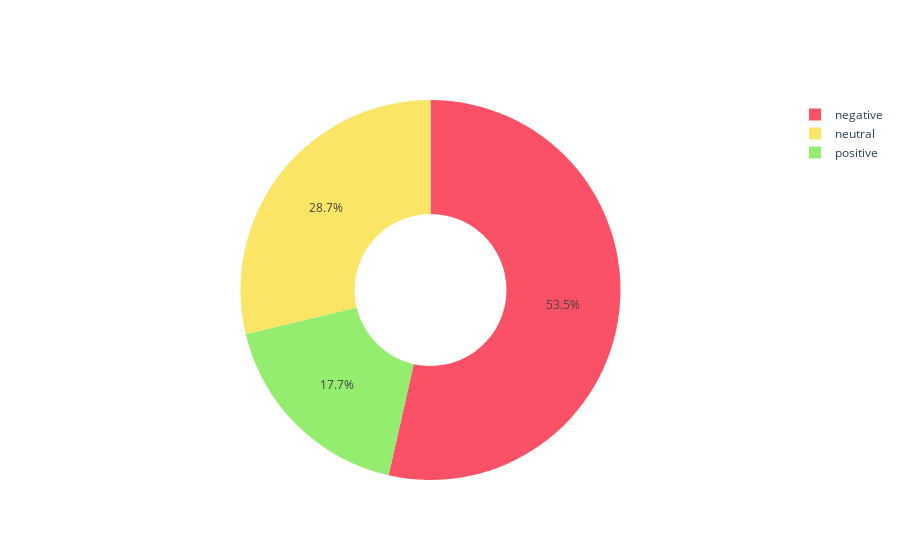

The notebook cell this image was saved under:
### Code cell
# Donut Chart

import plotly.graph_objects as go
from collections import Counter

values = []
for counts in Counter(polarities).values():
    values.append(counts)
labels = list(set(polarities))

# Negative , neutral, positive
colors =  ['rgb(251, 81, 102)', 'rgb(251, 229, 102)', 'rgb(149, 237, 111)']
# pull is given as a fraction of the pie radius
fig = go.Figure(data=[go.Pie( hole=.4, labels=labels, values=values, marker_colors=colors, pull=[0, 0, 0, 0])])
fig.show()

### Figure 1 — Plotly figure (JSON) as saved in the notebook; plotly's stock layout.template omitted (floating-point values rounded to 4 significant figures)
{"data": [{"hole": 0.4, "labels": ["negative", "neutral", "positive"], "marker": {"colors": ["rgb(251, 81, 102)", "rgb(251, 229, 102)", "rgb(149, 237, 111)"]}, "pull": [0, 0, 0, 0], "values": [257, 138, 85], "type": "pie"}], "layout": {}}
